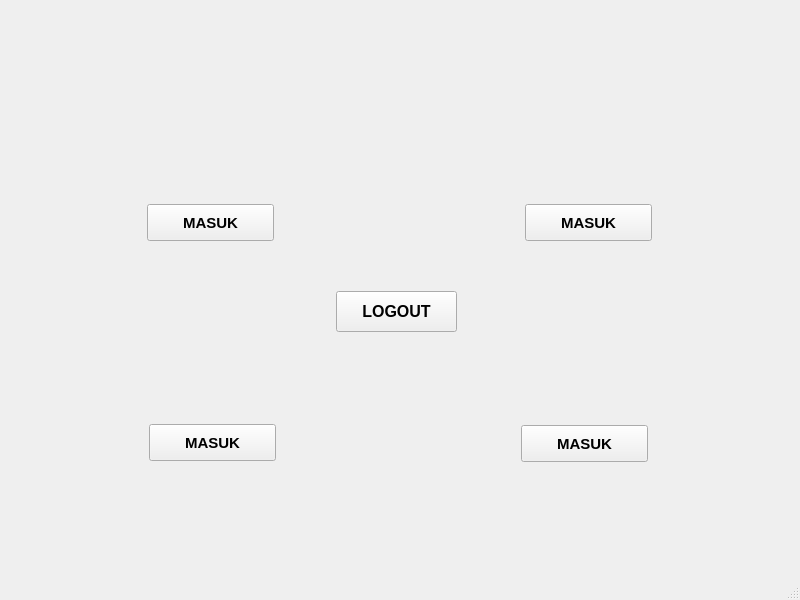
<?xml version="1.0" encoding="UTF-8"?>
<ui version="4.0">
 <class>MainWindow</class>
 <widget class="QMainWindow" name="MainWindow">
  <property name="geometry">
   <rect>
    <x>0</x>
    <y>0</y>
    <width>800</width>
    <height>600</height>
   </rect>
  </property>
  <property name="windowTitle">
   <string>MainWindow</string>
  </property>
  <widget class="QWidget" name="centralwidget">
   <widget class="QPushButton" name="btn_logout">
    <property name="geometry">
     <rect>
      <x>336</x>
      <y>291</y>
      <width>121</width>
      <height>41</height>
     </rect>
    </property>
    <property name="font">
     <font>
      <pointsize>12</pointsize>
      <weight>75</weight>
      <bold>true</bold>
     </font>
    </property>
    <property name="text">
     <string>LOGOUT</string>
    </property>
   </widget>
   <widget class="QPushButton" name="btn_insert">
    <property name="geometry">
     <rect>
      <x>147</x>
      <y>204</y>
      <width>127</width>
      <height>37</height>
     </rect>
    </property>
    <property name="font">
     <font>
      <pointsize>11</pointsize>
      <weight>75</weight>
      <bold>true</bold>
     </font>
    </property>
    <property name="text">
     <string>MASUK</string>
    </property>
   </widget>
   <widget class="QPushButton" name="btn_update">
    <property name="geometry">
     <rect>
      <x>525</x>
      <y>204</y>
      <width>127</width>
      <height>37</height>
     </rect>
    </property>
    <property name="font">
     <font>
      <pointsize>11</pointsize>
      <weight>75</weight>
      <bold>true</bold>
     </font>
    </property>
    <property name="text">
     <string>MASUK</string>
    </property>
   </widget>
   <widget class="QPushButton" name="btn_delete">
    <property name="geometry">
     <rect>
      <x>149</x>
      <y>424</y>
      <width>127</width>
      <height>37</height>
     </rect>
    </property>
    <property name="font">
     <font>
      <pointsize>11</pointsize>
      <weight>75</weight>
      <bold>true</bold>
     </font>
    </property>
    <property name="text">
     <string>MASUK</string>
    </property>
   </widget>
   <widget class="QPushButton" name="btn_view">
    <property name="geometry">
     <rect>
      <x>521</x>
      <y>425</y>
      <width>127</width>
      <height>37</height>
     </rect>
    </property>
    <property name="font">
     <font>
      <pointsize>11</pointsize>
      <weight>75</weight>
      <bold>true</bold>
     </font>
    </property>
    <property name="text">
     <string>MASUK</string>
    </property>
   </widget>
   <widget class="QLabel" name="label">
    <property name="geometry">
     <rect>
      <x>0</x>
      <y>-2</y>
      <width>791</width>
      <height>557</height>
     </rect>
    </property>
    <property name="text">
     <string/>
    </property>
    <property name="pixmap">
     <pixmap>../resourse png/dashboard Instansi.png</pixmap>
    </property>
    <property name="scaledContents">
     <bool>true</bool>
    </property>
   </widget>
   <zorder>label</zorder>
   <zorder>btn_logout</zorder>
   <zorder>btn_insert</zorder>
   <zorder>btn_update</zorder>
   <zorder>btn_delete</zorder>
   <zorder>btn_view</zorder>
  </widget>
  <widget class="QMenuBar" name="menubar">
   <property name="geometry">
    <rect>
     <x>0</x>
     <y>0</y>
     <width>800</width>
     <height>26</height>
    </rect>
   </property>
  </widget>
  <widget class="QStatusBar" name="statusbar"/>
 </widget>
 <resources/>
 <connections/>
</ui>
